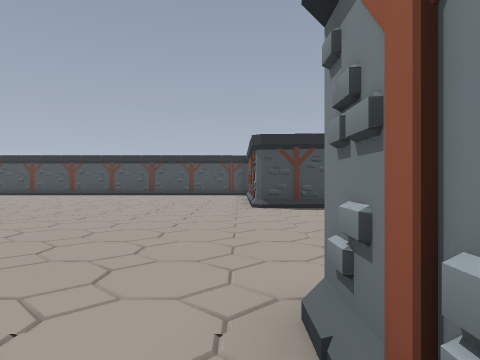
view 1 (above)

22 first-person views from a walk through a 3-D level made in the Godot game engine. The camera is 1.5 m above the floor, looks level and sees 70° across. The floor is counted in squares, 2 m on a side. Each view is taken from the middle of a square. On the plan, view 1 faces up. The plan holds only what a view shows up to about 11 squares ahead; the rest is blank. The place goes on beyond the plan. Characters and animated objects are not drawn.

view 2
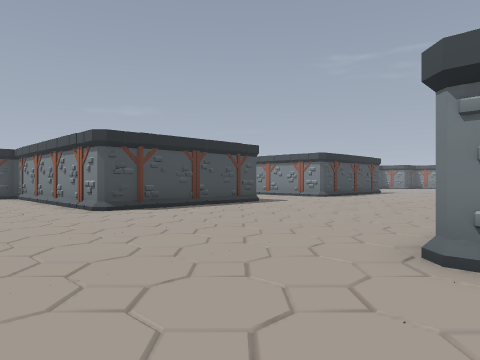

view 3
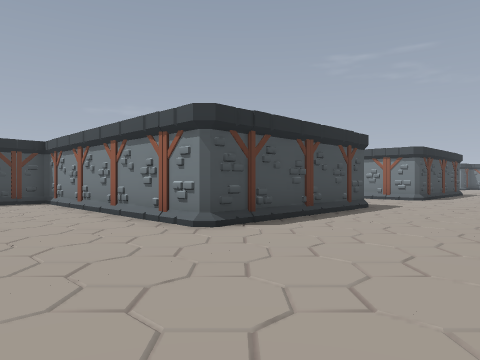

view 4
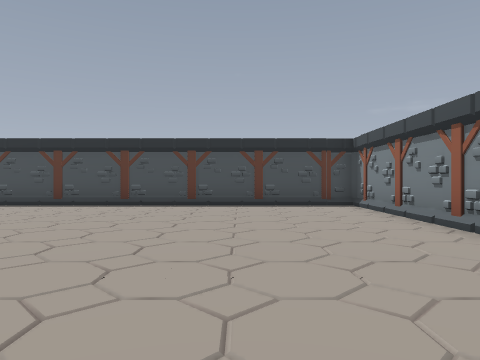

view 5
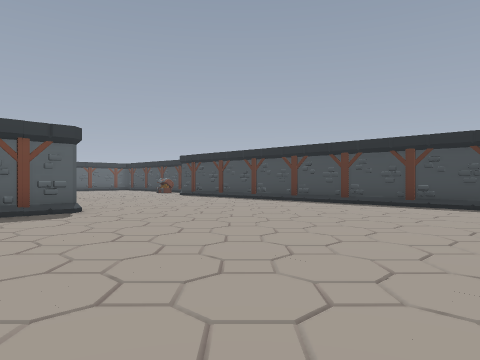

view 6
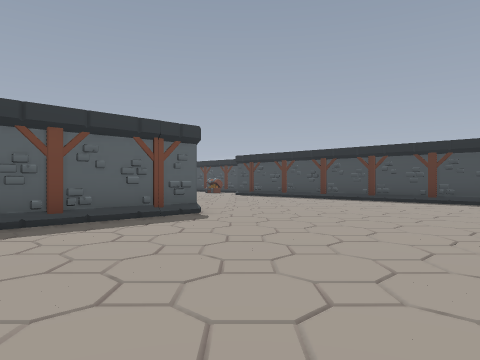

view 7
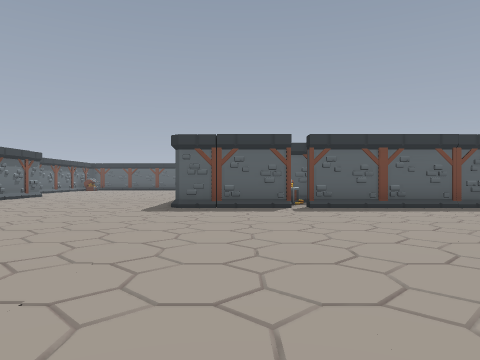

view 8
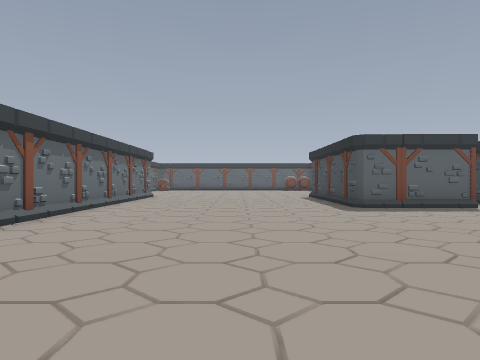

view 9
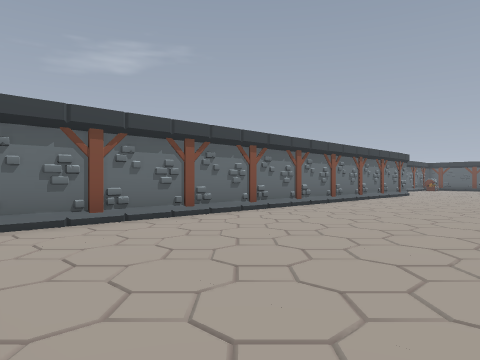

view 10
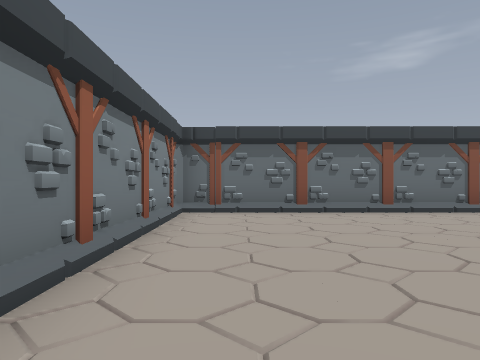

view 11
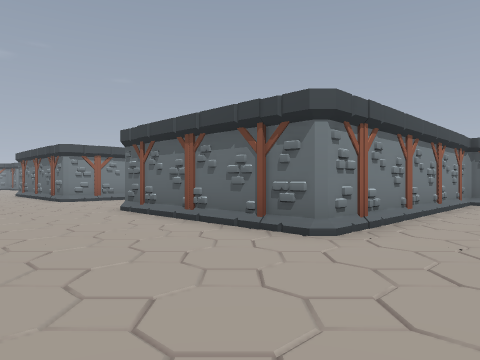

view 12
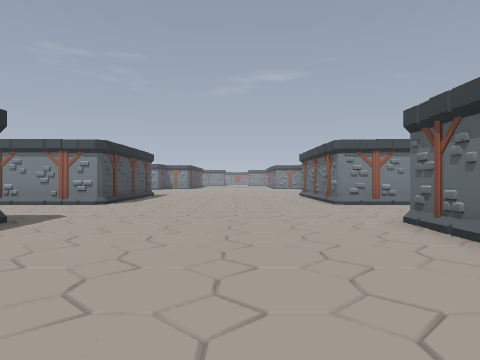

view 13
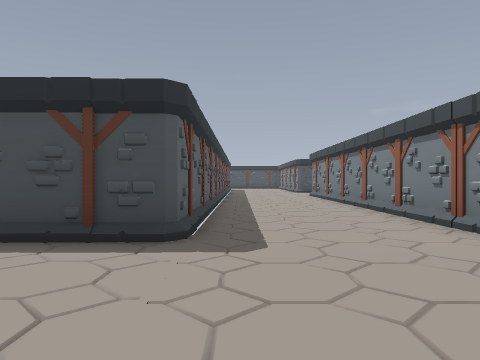

view 14
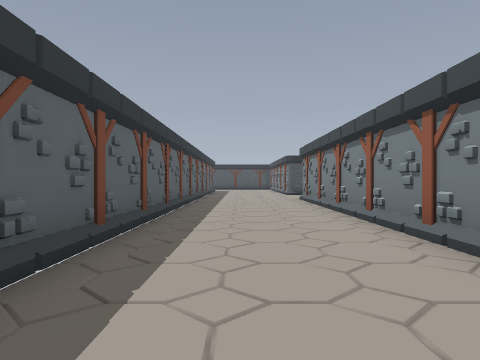

view 15
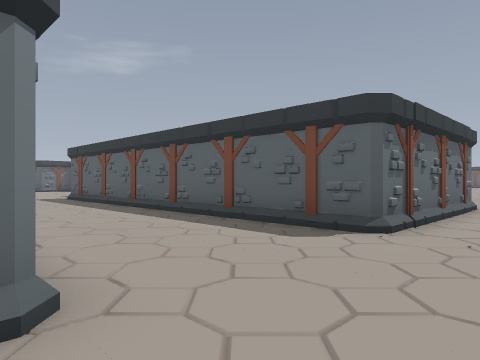

view 16
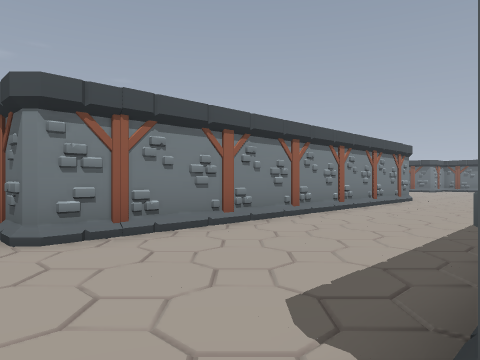

view 17
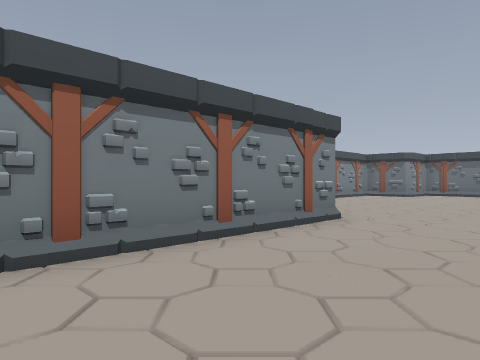

view 18
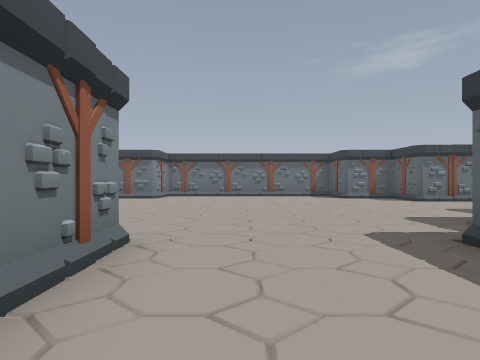

view 19
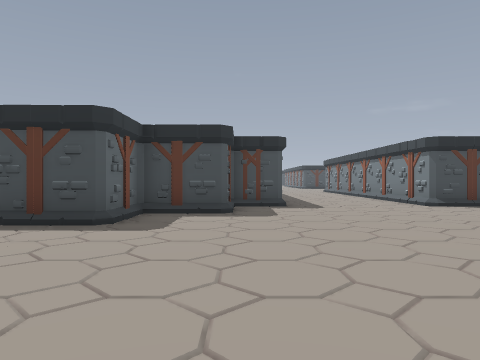

view 20
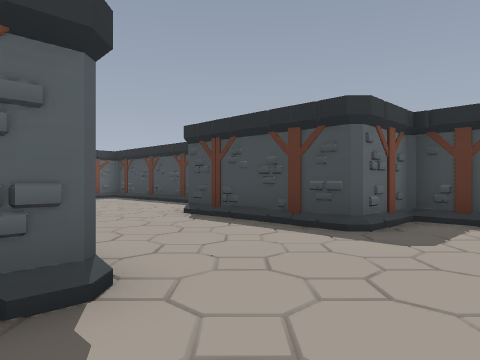

view 21
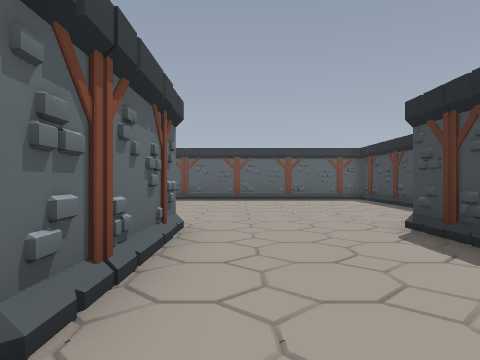

view 22
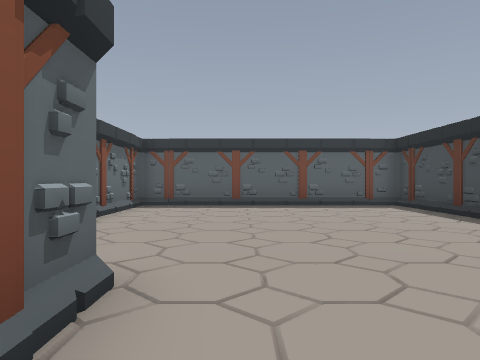

### Floor plan
Key: @ floor where view 1 was taken; # wall or solid block; . floor; / step, stairs or slope; B box.
Columns run from 13 left of view 1 to 12 right of it. Each row starts with its distance up from view 1.
 19                    #....#
 18    ############    #....#
 17    ///////////#    #....#
 16     ..........#    #....#
 15    ...........#    #....#
 14   ............#    #....#
 13  .............#    #....#
 12 ..............#    #....#
 11 ..............#    #....#
 10  #/...........######....#
  9  #/......................
  8  #/......................
  7  #/......................
  6  #/......................
  5 BB/......................
  4  #/......................
  3  #/......................
  2 ##/...........######....##
  1 ///...........#    #....#
  0 .............@#    #....#
 -1 ..............#    #....#
 -2 ..............#    #....#
 -3 ..............#    #....#
 -4 ..............#    #....#
 -5 ..............#    #....#
 -6 ###############    #....#
 -7                    #....#
 -8                     ....#
 -9                     ....#
-10                  ###....##
-11                  #.......
-12    #####       ###.......
-13    #/......    #..........
-14    #/.......####..........
-15    #/.....................
-16    #/.....................
-17    #/.....................
-18    #/.......####.....
-19    #/......    #....
-20    #####          .

Where each view was taken, in squares from view 1:
view 1: 0 up, 0 right, facing up
view 2: 1 up, 3 left, facing up-right
view 3: 5 up, 3 left, facing up-right
view 4: 7 up, 3 left, facing up
view 5: 7 up, 3 left, facing up-left
view 6: 5 up, 5 left, facing up-left
view 7: 3 up, 2 left, facing left
view 8: 2 down, 2 left, facing left
view 9: 0 up, 0 right, facing down-left
view 10: 2 up, 1 left, facing down
view 11: 6 up, 2 left, facing down-right
view 12: 5 up, 0 right, facing right
view 13: 5 up, 7 right, facing up
view 14: 8 up, 8 right, facing up
view 15: 4 up, 11 right, facing down-left
view 16: 3 up, 6 right, facing down-right
view 17: 4 down, 7 right, facing down-right
view 18: 6 down, 9 right, facing down
view 19: 20 down, 5 right, facing up
view 20: 19 down, 5 right, facing up-left
view 21: 17 down, 4 right, facing left
view 22: 17 down, 1 right, facing left
